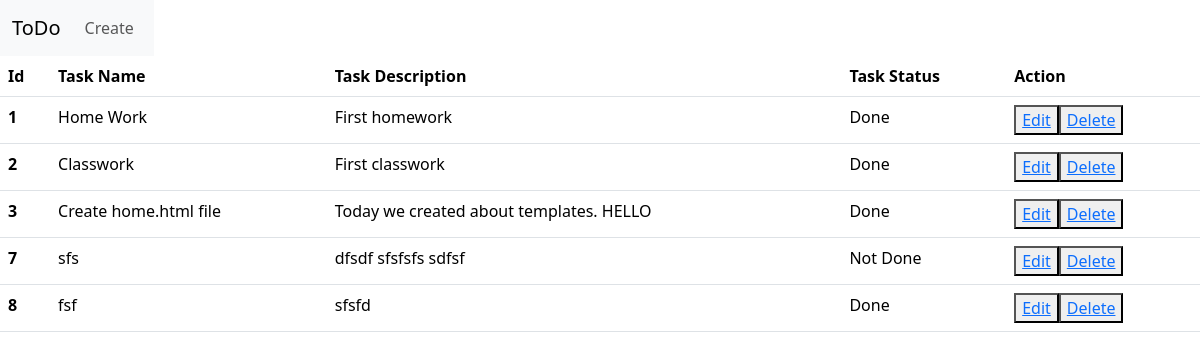
/home/, run on the app's committed database.
### base/models.py (models this page shows, shortened)
class ToDo(models.Model):
    status_choices = [('Done', 'Done'), ('Not Done', 'Not Done')]
    title = models.CharField(max_length=200)
    description = models.TextField()
    status = models.CharField(max_length=50, choices=status_choices)

### base/views.py (the view)
# urls.py: path("home/", home, name='home'),
def home(request):
    todo_queryset = ToDo.objects.all()
    content = {'todo':todo_queryset}
    return render(request, 'home.html', context=content)

### templates/home.html (shortened to what this page needs)
<!DOCTYPE html>
<html lang="en">
<head>
    <link href="https://cdn.jsdelivr.net/npm/bootstrap@5.3.1/dist/css/bootstrap.min.css" rel="stylesheet">
</head>
<body>
    <div class="nav">
        {% include 'navbar.html' %}
    </div>
    <table class="table">
        <thead>
          <tr>
            <th scope="col">Id</th>
            <th scope="col">Task Name</th>
            <th scope="col">Task Description</th>
            <th scope="col">Task Status</th>
            <th scope="col">Action</th>
          </tr>
        </thead>
        <tbody>
            {% for i in todo %}
                <tr>
                    <th>{{i.id}}</th>
                    <td>{{i.title}}</td>
                    <td>{{i.description}}</td>
                    <td>{{i.status}}</td>
                    <td><button><a href="{% url 'edit' pk=i.id %}">Edit</a></button><button><a href="{% url 'delete' pk=i.id %}">Delete</a></button></td>
                </tr>
            {% endfor %}
        </tbody>
    </table>
</body>
</html>

### templates/navbar.html (shortened to what this page needs)
<!DOCTYPE html>
<html lang="en">
<head>
    <link href="https://cdn.jsdelivr.net/npm/bootstrap@5.3.1/dist/css/bootstrap.min.css" rel="stylesheet">
</head>
<body>
    <nav class="navbar navbar-expand-lg bg-body-tertiary">
        <div class="container-fluid">
          <a class="navbar-brand" href="{% url 'home' %}">ToDo</a>
          <div class="collapse navbar-collapse" id="navbarNav">
            <ul class="navbar-nav">
              <li class="nav-item">
                <a class="nav-link" href="{% url 'create' %}">Create</a>
              </li>
            </ul>
          </div>
        </div>
    </nav>
</body>
</html>

### data on the page
ToDo: id "1", title "Home Work", description "First homework", status "Done"
ToDo: id "2", title "Classwork", description "First classwork", status "Done"
ToDo: id "3", title "Create home.html file", description "Today we created about templates. HELLO", status "Done"
ToDo: id "7", title "sfs", description "dfsdf sfsfsfs sdfsf", status "Not Done"
ToDo: id "8", title "fsf", description "sfsfd", status "Done"
